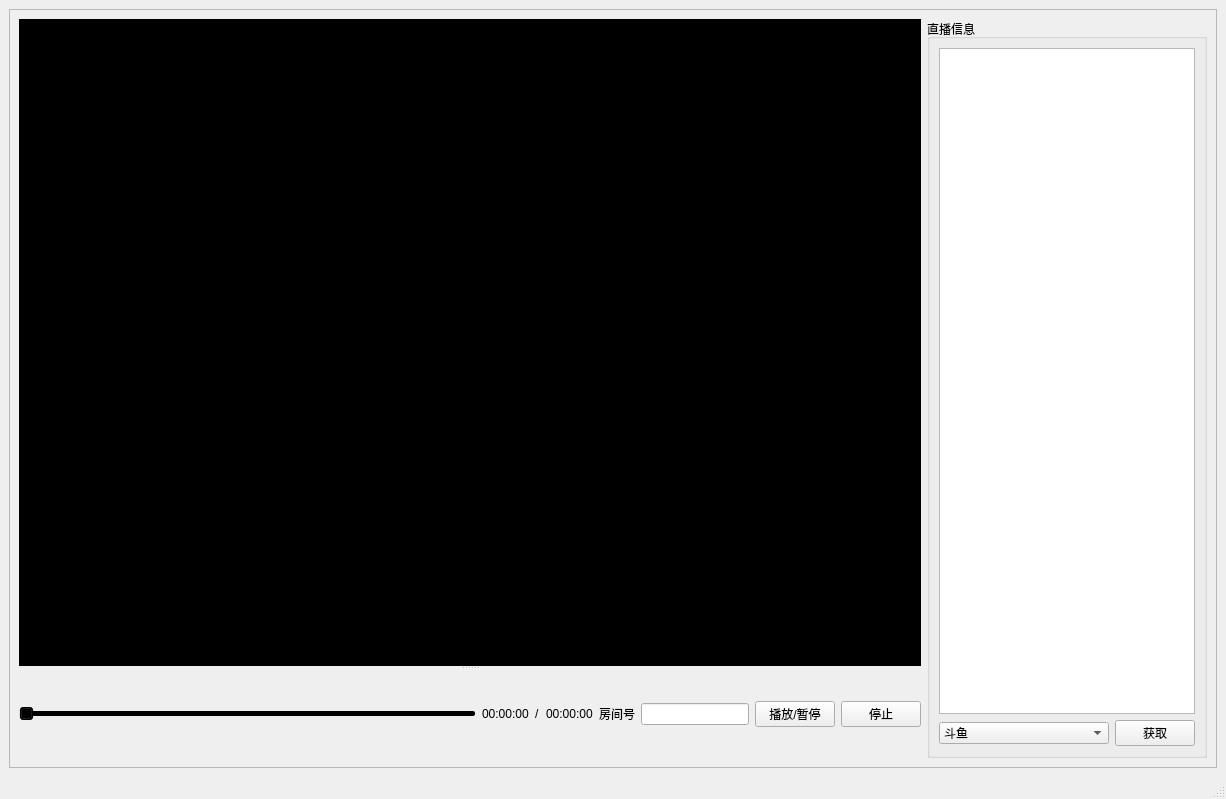
<?xml version="1.0" encoding="UTF-8"?>
<ui version="4.0">
 <class>MainWindow</class>
 <widget class="QMainWindow" name="MainWindow">
  <property name="geometry">
   <rect>
    <x>0</x>
    <y>0</y>
    <width>1226</width>
    <height>799</height>
   </rect>
  </property>
  <property name="windowTitle">
   <string>MainWindow</string>
  </property>
  <widget class="QWidget" name="centralwidget">
   <layout class="QGridLayout" name="gridLayout">
    <item row="0" column="0">
     <widget class="QFrame" name="frame">
      <property name="frameShape">
       <enum>QFrame::StyledPanel</enum>
      </property>
      <property name="frameShadow">
       <enum>QFrame::Raised</enum>
      </property>
      <layout class="QGridLayout" name="gridLayout_4" columnstretch="1,0">
       <item row="0" column="0">
        <widget class="QSplitter" name="splitter">
         <property name="orientation">
          <enum>Qt::Vertical</enum>
         </property>
         <widget class="QGraphicsView" name="videoWin">
          <property name="palette">
           <palette>
            <active>
             <colorrole role="WindowText">
              <brush brushstyle="SolidPattern">
               <color alpha="255">
                <red>255</red>
                <green>255</green>
                <blue>255</blue>
               </color>
              </brush>
             </colorrole>
             <colorrole role="Button">
              <brush brushstyle="SolidPattern">
               <color alpha="255">
                <red>0</red>
                <green>0</green>
                <blue>0</blue>
               </color>
              </brush>
             </colorrole>
             <colorrole role="Light">
              <brush brushstyle="SolidPattern">
               <color alpha="255">
                <red>0</red>
                <green>0</green>
                <blue>0</blue>
               </color>
              </brush>
             </colorrole>
             <colorrole role="Midlight">
              <brush brushstyle="SolidPattern">
               <color alpha="255">
                <red>0</red>
                <green>0</green>
                <blue>0</blue>
               </color>
              </brush>
             </colorrole>
             <colorrole role="Dark">
              <brush brushstyle="SolidPattern">
               <color alpha="255">
                <red>0</red>
                <green>0</green>
                <blue>0</blue>
               </color>
              </brush>
             </colorrole>
             <colorrole role="Mid">
              <brush brushstyle="SolidPattern">
               <color alpha="255">
                <red>0</red>
                <green>0</green>
                <blue>0</blue>
               </color>
              </brush>
             </colorrole>
             <colorrole role="Text">
              <brush brushstyle="SolidPattern">
               <color alpha="255">
                <red>255</red>
                <green>255</green>
                <blue>255</blue>
               </color>
              </brush>
             </colorrole>
             <colorrole role="BrightText">
              <brush brushstyle="SolidPattern">
               <color alpha="255">
                <red>255</red>
                <green>255</green>
                <blue>255</blue>
               </color>
              </brush>
             </colorrole>
             <colorrole role="ButtonText">
              <brush brushstyle="SolidPattern">
               <color alpha="255">
                <red>255</red>
                <green>255</green>
                <blue>255</blue>
               </color>
              </brush>
             </colorrole>
             <colorrole role="Base">
              <brush brushstyle="SolidPattern">
               <color alpha="255">
                <red>0</red>
                <green>0</green>
                <blue>0</blue>
               </color>
              </brush>
             </colorrole>
             <colorrole role="Window">
              <brush brushstyle="SolidPattern">
               <color alpha="255">
                <red>0</red>
                <green>0</green>
                <blue>0</blue>
               </color>
              </brush>
             </colorrole>
             <colorrole role="Shadow">
              <brush brushstyle="SolidPattern">
               <color alpha="255">
                <red>0</red>
                <green>0</green>
                <blue>0</blue>
               </color>
              </brush>
             </colorrole>
             <colorrole role="AlternateBase">
              <brush brushstyle="SolidPattern">
               <color alpha="255">
                <red>0</red>
                <green>0</green>
                <blue>0</blue>
               </color>
              </brush>
             </colorrole>
             <colorrole role="ToolTipBase">
              <brush brushstyle="SolidPattern">
               <color alpha="255">
                <red>255</red>
                <green>255</green>
                <blue>220</blue>
               </color>
              </brush>
             </colorrole>
             <colorrole role="ToolTipText">
              <brush brushstyle="SolidPattern">
               <color alpha="255">
                <red>0</red>
                <green>0</green>
                <blue>0</blue>
               </color>
              </brush>
             </colorrole>
             <colorrole role="PlaceholderText">
              <brush brushstyle="SolidPattern">
               <color alpha="128">
                <red>255</red>
                <green>255</green>
                <blue>255</blue>
               </color>
              </brush>
             </colorrole>
            </active>
            <inactive>
             <colorrole role="WindowText">
              <brush brushstyle="SolidPattern">
               <color alpha="255">
                <red>255</red>
                <green>255</green>
                <blue>255</blue>
               </color>
              </brush>
             </colorrole>
             <colorrole role="Button">
              <brush brushstyle="SolidPattern">
               <color alpha="255">
                <red>0</red>
                <green>0</green>
                <blue>0</blue>
               </color>
              </brush>
             </colorrole>
             <colorrole role="Light">
              <brush brushstyle="SolidPattern">
               <color alpha="255">
                <red>0</red>
                <green>0</green>
                <blue>0</blue>
               </color>
              </brush>
             </colorrole>
             <colorrole role="Midlight">
              <brush brushstyle="SolidPattern">
               <color alpha="255">
                <red>0</red>
                <green>0</green>
                <blue>0</blue>
               </color>
              </brush>
             </colorrole>
             <colorrole role="Dark">
              <brush brushstyle="SolidPattern">
               <color alpha="255">
                <red>0</red>
                <green>0</green>
                <blue>0</blue>
               </color>
              </brush>
             </colorrole>
             <colorrole role="Mid">
              <brush brushstyle="SolidPattern">
               <color alpha="255">
                <red>0</red>
                <green>0</green>
                <blue>0</blue>
               </color>
              </brush>
             </colorrole>
             <colorrole role="Text">
              <brush brushstyle="SolidPattern">
               <color alpha="255">
                <red>255</red>
                <green>255</green>
                <blue>255</blue>
               </color>
              </brush>
             </colorrole>
             <colorrole role="BrightText">
              <brush brushstyle="SolidPattern">
               <color alpha="255">
                <red>255</red>
                <green>255</green>
                <blue>255</blue>
               </color>
              </brush>
             </colorrole>
             <colorrole role="ButtonText">
              <brush brushstyle="SolidPattern">
               <color alpha="255">
                <red>255</red>
                <green>255</green>
                <blue>255</blue>
               </color>
              </brush>
             </colorrole>
             <colorrole role="Base">
              <brush brushstyle="SolidPattern">
               <color alpha="255">
                <red>0</red>
                <green>0</green>
                <blue>0</blue>
               </color>
              </brush>
             </colorrole>
             <colorrole role="Window">
              <brush brushstyle="SolidPattern">
               <color alpha="255">
                <red>0</red>
                <green>0</green>
                <blue>0</blue>
               </color>
              </brush>
             </colorrole>
             <colorrole role="Shadow">
              <brush brushstyle="SolidPattern">
               <color alpha="255">
                <red>0</red>
                <green>0</green>
                <blue>0</blue>
               </color>
              </brush>
             </colorrole>
             <colorrole role="AlternateBase">
              <brush brushstyle="SolidPattern">
               <color alpha="255">
                <red>0</red>
                <green>0</green>
                <blue>0</blue>
               </color>
              </brush>
             </colorrole>
             <colorrole role="ToolTipBase">
              <brush brushstyle="SolidPattern">
               <color alpha="255">
                <red>255</red>
                <green>255</green>
                <blue>220</blue>
               </color>
              </brush>
             </colorrole>
             <colorrole role="ToolTipText">
              <brush brushstyle="SolidPattern">
               <color alpha="255">
                <red>0</red>
                <green>0</green>
                <blue>0</blue>
               </color>
              </brush>
             </colorrole>
             <colorrole role="PlaceholderText">
              <brush brushstyle="SolidPattern">
               <color alpha="128">
                <red>255</red>
                <green>255</green>
                <blue>255</blue>
               </color>
              </brush>
             </colorrole>
            </inactive>
            <disabled>
             <colorrole role="WindowText">
              <brush brushstyle="SolidPattern">
               <color alpha="255">
                <red>0</red>
                <green>0</green>
                <blue>0</blue>
               </color>
              </brush>
             </colorrole>
             <colorrole role="Button">
              <brush brushstyle="SolidPattern">
               <color alpha="255">
                <red>0</red>
                <green>0</green>
                <blue>0</blue>
               </color>
              </brush>
             </colorrole>
             <colorrole role="Light">
              <brush brushstyle="SolidPattern">
               <color alpha="255">
                <red>0</red>
                <green>0</green>
                <blue>0</blue>
               </color>
              </brush>
             </colorrole>
             <colorrole role="Midlight">
              <brush brushstyle="SolidPattern">
               <color alpha="255">
                <red>0</red>
                <green>0</green>
                <blue>0</blue>
               </color>
              </brush>
             </colorrole>
             <colorrole role="Dark">
              <brush brushstyle="SolidPattern">
               <color alpha="255">
                <red>0</red>
                <green>0</green>
                <blue>0</blue>
               </color>
              </brush>
             </colorrole>
             <colorrole role="Mid">
              <brush brushstyle="SolidPattern">
               <color alpha="255">
                <red>0</red>
                <green>0</green>
                <blue>0</blue>
               </color>
              </brush>
             </colorrole>
             <colorrole role="Text">
              <brush brushstyle="SolidPattern">
               <color alpha="255">
                <red>0</red>
                <green>0</green>
                <blue>0</blue>
               </color>
              </brush>
             </colorrole>
             <colorrole role="BrightText">
              <brush brushstyle="SolidPattern">
               <color alpha="255">
                <red>255</red>
                <green>255</green>
                <blue>255</blue>
               </color>
              </brush>
             </colorrole>
             <colorrole role="ButtonText">
              <brush brushstyle="SolidPattern">
               <color alpha="255">
                <red>0</red>
                <green>0</green>
                <blue>0</blue>
               </color>
              </brush>
             </colorrole>
             <colorrole role="Base">
              <brush brushstyle="SolidPattern">
               <color alpha="255">
                <red>0</red>
                <green>0</green>
                <blue>0</blue>
               </color>
              </brush>
             </colorrole>
             <colorrole role="Window">
              <brush brushstyle="SolidPattern">
               <color alpha="255">
                <red>0</red>
                <green>0</green>
                <blue>0</blue>
               </color>
              </brush>
             </colorrole>
             <colorrole role="Shadow">
              <brush brushstyle="SolidPattern">
               <color alpha="255">
                <red>0</red>
                <green>0</green>
                <blue>0</blue>
               </color>
              </brush>
             </colorrole>
             <colorrole role="AlternateBase">
              <brush brushstyle="SolidPattern">
               <color alpha="255">
                <red>0</red>
                <green>0</green>
                <blue>0</blue>
               </color>
              </brush>
             </colorrole>
             <colorrole role="ToolTipBase">
              <brush brushstyle="SolidPattern">
               <color alpha="255">
                <red>255</red>
                <green>255</green>
                <blue>220</blue>
               </color>
              </brush>
             </colorrole>
             <colorrole role="ToolTipText">
              <brush brushstyle="SolidPattern">
               <color alpha="255">
                <red>0</red>
                <green>0</green>
                <blue>0</blue>
               </color>
              </brush>
             </colorrole>
             <colorrole role="PlaceholderText">
              <brush brushstyle="SolidPattern">
               <color alpha="128">
                <red>255</red>
                <green>255</green>
                <blue>255</blue>
               </color>
              </brush>
             </colorrole>
            </disabled>
           </palette>
          </property>
         </widget>
         <widget class="QWidget" name="">
          <layout class="QGridLayout" name="gridLayout_3" columnstretch="2,0,0,0,0,0,0,0" columnminimumwidth="0,0,0,0,0,0,0,0">
           <item row="0" column="0">
            <widget class="QSlider" name="playSlider">
             <property name="palette">
              <palette>
               <active>
                <colorrole role="WindowText">
                 <brush brushstyle="SolidPattern">
                  <color alpha="255">
                   <red>255</red>
                   <green>255</green>
                   <blue>255</blue>
                  </color>
                 </brush>
                </colorrole>
                <colorrole role="Button">
                 <brush brushstyle="SolidPattern">
                  <color alpha="255">
                   <red>0</red>
                   <green>0</green>
                   <blue>0</blue>
                  </color>
                 </brush>
                </colorrole>
                <colorrole role="Light">
                 <brush brushstyle="SolidPattern">
                  <color alpha="255">
                   <red>0</red>
                   <green>0</green>
                   <blue>0</blue>
                  </color>
                 </brush>
                </colorrole>
                <colorrole role="Midlight">
                 <brush brushstyle="SolidPattern">
                  <color alpha="255">
                   <red>0</red>
                   <green>0</green>
                   <blue>0</blue>
                  </color>
                 </brush>
                </colorrole>
                <colorrole role="Dark">
                 <brush brushstyle="SolidPattern">
                  <color alpha="255">
                   <red>0</red>
                   <green>0</green>
                   <blue>0</blue>
                  </color>
                 </brush>
                </colorrole>
                <colorrole role="Mid">
                 <brush brushstyle="SolidPattern">
                  <color alpha="255">
                   <red>0</red>
                   <green>0</green>
                   <blue>0</blue>
                  </color>
                 </brush>
                </colorrole>
                <colorrole role="Text">
                 <brush brushstyle="SolidPattern">
                  <color alpha="255">
                   <red>255</red>
                   <green>255</green>
                   <blue>255</blue>
                  </color>
                 </brush>
                </colorrole>
                <colorrole role="BrightText">
                 <brush brushstyle="SolidPattern">
                  <color alpha="255">
                   <red>255</red>
                   <green>255</green>
                   <blue>255</blue>
                  </color>
                 </brush>
                </colorrole>
                <colorrole role="ButtonText">
                 <brush brushstyle="SolidPattern">
                  <color alpha="255">
                   <red>255</red>
                   <green>255</green>
                   <blue>255</blue>
                  </color>
                 </brush>
                </colorrole>
                <colorrole role="Base">
                 <brush brushstyle="SolidPattern">
                  <color alpha="255">
                   <red>0</red>
                   <green>0</green>
                   <blue>0</blue>
                  </color>
                 </brush>
                </colorrole>
                <colorrole role="Window">
                 <brush brushstyle="SolidPattern">
                  <color alpha="255">
                   <red>0</red>
                   <green>0</green>
                   <blue>0</blue>
                  </color>
                 </brush>
                </colorrole>
                <colorrole role="Shadow">
                 <brush brushstyle="SolidPattern">
                  <color alpha="255">
                   <red>0</red>
                   <green>0</green>
                   <blue>0</blue>
                  </color>
                 </brush>
                </colorrole>
                <colorrole role="AlternateBase">
                 <brush brushstyle="SolidPattern">
                  <color alpha="255">
                   <red>0</red>
                   <green>0</green>
                   <blue>0</blue>
                  </color>
                 </brush>
                </colorrole>
                <colorrole role="ToolTipBase">
                 <brush brushstyle="SolidPattern">
                  <color alpha="255">
                   <red>255</red>
                   <green>255</green>
                   <blue>220</blue>
                  </color>
                 </brush>
                </colorrole>
                <colorrole role="ToolTipText">
                 <brush brushstyle="SolidPattern">
                  <color alpha="255">
                   <red>0</red>
                   <green>0</green>
                   <blue>0</blue>
                  </color>
                 </brush>
                </colorrole>
                <colorrole role="PlaceholderText">
                 <brush brushstyle="SolidPattern">
                  <color alpha="128">
                   <red>255</red>
                   <green>255</green>
                   <blue>255</blue>
                  </color>
                 </brush>
                </colorrole>
               </active>
               <inactive>
                <colorrole role="WindowText">
                 <brush brushstyle="SolidPattern">
                  <color alpha="255">
                   <red>255</red>
                   <green>255</green>
                   <blue>255</blue>
                  </color>
                 </brush>
                </colorrole>
                <colorrole role="Button">
                 <brush brushstyle="SolidPattern">
                  <color alpha="255">
                   <red>0</red>
                   <green>0</green>
                   <blue>0</blue>
                  </color>
                 </brush>
                </colorrole>
                <colorrole role="Light">
                 <brush brushstyle="SolidPattern">
                  <color alpha="255">
                   <red>0</red>
                   <green>0</green>
                   <blue>0</blue>
                  </color>
                 </brush>
                </colorrole>
                <colorrole role="Midlight">
                 <brush brushstyle="SolidPattern">
                  <color alpha="255">
                   <red>0</red>
                   <green>0</green>
                   <blue>0</blue>
                  </color>
                 </brush>
                </colorrole>
                <colorrole role="Dark">
                 <brush brushstyle="SolidPattern">
                  <color alpha="255">
                   <red>0</red>
                   <green>0</green>
                   <blue>0</blue>
                  </color>
                 </brush>
                </colorrole>
                <colorrole role="Mid">
                 <brush brushstyle="SolidPattern">
                  <color alpha="255">
                   <red>0</red>
                   <green>0</green>
                   <blue>0</blue>
                  </color>
                 </brush>
                </colorrole>
                <colorrole role="Text">
                 <brush brushstyle="SolidPattern">
                  <color alpha="255">
                   <red>255</red>
                   <green>255</green>
                   <blue>255</blue>
                  </color>
                 </brush>
                </colorrole>
                <colorrole role="BrightText">
                 <brush brushstyle="SolidPattern">
                  <color alpha="255">
                   <red>255</red>
                   <green>255</green>
                   <blue>255</blue>
                  </color>
                 </brush>
                </colorrole>
                <colorrole role="ButtonText">
                 <brush brushstyle="SolidPattern">
                  <color alpha="255">
                   <red>255</red>
                   <green>255</green>
                   <blue>255</blue>
                  </color>
                 </brush>
                </colorrole>
                <colorrole role="Base">
                 <brush brushstyle="SolidPattern">
                  <color alpha="255">
                   <red>0</red>
                   <green>0</green>
                   <blue>0</blue>
                  </color>
                 </brush>
                </colorrole>
                <colorrole role="Window">
                 <brush brushstyle="SolidPattern">
                  <color alpha="255">
                   <red>0</red>
                   <green>0</green>
                   <blue>0</blue>
                  </color>
                 </brush>
                </colorrole>
                <colorrole role="Shadow">
                 <brush brushstyle="SolidPattern">
                  <color alpha="255">
                   <red>0</red>
                   <green>0</green>
                   <blue>0</blue>
                  </color>
                 </brush>
                </colorrole>
                <colorrole role="AlternateBase">
                 <brush brushstyle="SolidPattern">
                  <color alpha="255">
                   <red>0</red>
                   <green>0</green>
                   <blue>0</blue>
                  </color>
                 </brush>
                </colorrole>
                <colorrole role="ToolTipBase">
                 <brush brushstyle="SolidPattern">
                  <color alpha="255">
                   <red>255</red>
                   <green>255</green>
                   <blue>220</blue>
                  </color>
                 </brush>
                </colorrole>
                <colorrole role="ToolTipText">
                 <brush brushstyle="SolidPattern">
                  <color alpha="255">
                   <red>0</red>
                   <green>0</green>
                   <blue>0</blue>
                  </color>
                 </brush>
                </colorrole>
                <colorrole role="PlaceholderText">
                 <brush brushstyle="SolidPattern">
                  <color alpha="128">
                   <red>255</red>
                   <green>255</green>
                   <blue>255</blue>
                  </color>
                 </brush>
                </colorrole>
               </inactive>
               <disabled>
                <colorrole role="WindowText">
                 <brush brushstyle="SolidPattern">
                  <color alpha="255">
                   <red>0</red>
                   <green>0</green>
                   <blue>0</blue>
                  </color>
                 </brush>
                </colorrole>
                <colorrole role="Button">
                 <brush brushstyle="SolidPattern">
                  <color alpha="255">
                   <red>0</red>
                   <green>0</green>
                   <blue>0</blue>
                  </color>
                 </brush>
                </colorrole>
                <colorrole role="Light">
                 <brush brushstyle="SolidPattern">
                  <color alpha="255">
                   <red>0</red>
                   <green>0</green>
                   <blue>0</blue>
                  </color>
                 </brush>
                </colorrole>
                <colorrole role="Midlight">
                 <brush brushstyle="SolidPattern">
                  <color alpha="255">
                   <red>0</red>
                   <green>0</green>
                   <blue>0</blue>
                  </color>
                 </brush>
                </colorrole>
                <colorrole role="Dark">
                 <brush brushstyle="SolidPattern">
                  <color alpha="255">
                   <red>0</red>
                   <green>0</green>
                   <blue>0</blue>
                  </color>
                 </brush>
                </colorrole>
                <colorrole role="Mid">
                 <brush brushstyle="SolidPattern">
                  <color alpha="255">
                   <red>0</red>
                   <green>0</green>
                   <blue>0</blue>
                  </color>
                 </brush>
                </colorrole>
                <colorrole role="Text">
                 <brush brushstyle="SolidPattern">
                  <color alpha="255">
                   <red>0</red>
                   <green>0</green>
                   <blue>0</blue>
                  </color>
                 </brush>
                </colorrole>
                <colorrole role="BrightText">
                 <brush brushstyle="SolidPattern">
                  <color alpha="255">
                   <red>255</red>
                   <green>255</green>
                   <blue>255</blue>
                  </color>
                 </brush>
                </colorrole>
                <colorrole role="ButtonText">
                 <brush brushstyle="SolidPattern">
                  <color alpha="255">
                   <red>0</red>
                   <green>0</green>
                   <blue>0</blue>
                  </color>
                 </brush>
                </colorrole>
                <colorrole role="Base">
                 <brush brushstyle="SolidPattern">
                  <color alpha="255">
                   <red>0</red>
                   <green>0</green>
                   <blue>0</blue>
                  </color>
                 </brush>
                </colorrole>
                <colorrole role="Window">
                 <brush brushstyle="SolidPattern">
                  <color alpha="255">
                   <red>0</red>
                   <green>0</green>
                   <blue>0</blue>
                  </color>
                 </brush>
                </colorrole>
                <colorrole role="Shadow">
                 <brush brushstyle="SolidPattern">
                  <color alpha="255">
                   <red>0</red>
                   <green>0</green>
                   <blue>0</blue>
                  </color>
                 </brush>
                </colorrole>
                <colorrole role="AlternateBase">
                 <brush brushstyle="SolidPattern">
                  <color alpha="255">
                   <red>0</red>
                   <green>0</green>
                   <blue>0</blue>
                  </color>
                 </brush>
                </colorrole>
                <colorrole role="ToolTipBase">
                 <brush brushstyle="SolidPattern">
                  <color alpha="255">
                   <red>255</red>
                   <green>255</green>
                   <blue>220</blue>
                  </color>
                 </brush>
                </colorrole>
                <colorrole role="ToolTipText">
                 <brush brushstyle="SolidPattern">
                  <color alpha="255">
                   <red>0</red>
                   <green>0</green>
                   <blue>0</blue>
                  </color>
                 </brush>
                </colorrole>
                <colorrole role="PlaceholderText">
                 <brush brushstyle="SolidPattern">
                  <color alpha="128">
                   <red>255</red>
                   <green>255</green>
                   <blue>255</blue>
                  </color>
                 </brush>
                </colorrole>
               </disabled>
              </palette>
             </property>
             <property name="orientation">
              <enum>Qt::Horizontal</enum>
             </property>
            </widget>
           </item>
           <item row="0" column="1">
            <widget class="QLabel" name="startTime">
             <property name="text">
              <string>00:00:00</string>
             </property>
            </widget>
           </item>
           <item row="0" column="2">
            <widget class="QLabel" name="label_3">
             <property name="text">
              <string>/</string>
             </property>
            </widget>
           </item>
           <item row="0" column="3">
            <widget class="QLabel" name="endTime">
             <property name="text">
              <string>00:00:00</string>
             </property>
            </widget>
           </item>
           <item row="0" column="4">
            <widget class="QLabel" name="label">
             <property name="sizePolicy">
              <sizepolicy hsizetype="Fixed" vsizetype="Preferred">
               <horstretch>0</horstretch>
               <verstretch>0</verstretch>
              </sizepolicy>
             </property>
             <property name="text">
              <string>房间号</string>
             </property>
            </widget>
           </item>
           <item row="0" column="5">
            <widget class="QLineEdit" name="roomID"/>
           </item>
           <item row="0" column="6">
            <widget class="QPushButton" name="playBtn">
             <property name="sizePolicy">
              <sizepolicy hsizetype="Fixed" vsizetype="Fixed">
               <horstretch>0</horstretch>
               <verstretch>0</verstretch>
              </sizepolicy>
             </property>
             <property name="text">
              <string>播放/暂停</string>
             </property>
            </widget>
           </item>
           <item row="0" column="7">
            <widget class="QPushButton" name="stopBtn">
             <property name="sizePolicy">
              <sizepolicy hsizetype="Fixed" vsizetype="Fixed">
               <horstretch>0</horstretch>
               <verstretch>0</verstretch>
              </sizepolicy>
             </property>
             <property name="text">
              <string>停止</string>
             </property>
            </widget>
           </item>
          </layout>
         </widget>
        </widget>
       </item>
       <item row="0" column="1">
        <widget class="QGroupBox" name="groupBox">
         <property name="title">
          <string>直播信息</string>
         </property>
         <layout class="QGridLayout" name="gridLayout_2">
          <item row="0" column="0" colspan="2">
           <widget class="QTextBrowser" name="textBrowser"/>
          </item>
          <item row="1" column="1">
           <widget class="QPushButton" name="getBtn">
            <property name="sizePolicy">
             <sizepolicy hsizetype="Fixed" vsizetype="Fixed">
              <horstretch>0</horstretch>
              <verstretch>0</verstretch>
             </sizepolicy>
            </property>
            <property name="text">
             <string>获取</string>
            </property>
           </widget>
          </item>
          <item row="1" column="0">
           <widget class="QComboBox" name="selectBox">
            <item>
             <property name="text">
              <string>斗鱼</string>
             </property>
            </item>
            <item>
             <property name="text">
              <string>企鹅电竞</string>
             </property>
            </item>
            <item>
             <property name="text">
              <string>虎牙</string>
             </property>
            </item>
            <item>
             <property name="text">
              <string>电视直播</string>
             </property>
            </item>
           </widget>
          </item>
         </layout>
        </widget>
       </item>
      </layout>
     </widget>
    </item>
   </layout>
  </widget>
  <widget class="QMenuBar" name="menubar">
   <property name="geometry">
    <rect>
     <x>0</x>
     <y>0</y>
     <width>1226</width>
     <height>23</height>
    </rect>
   </property>
  </widget>
  <widget class="QStatusBar" name="statusbar"/>
 </widget>
 <resources/>
 <connections/>
</ui>
